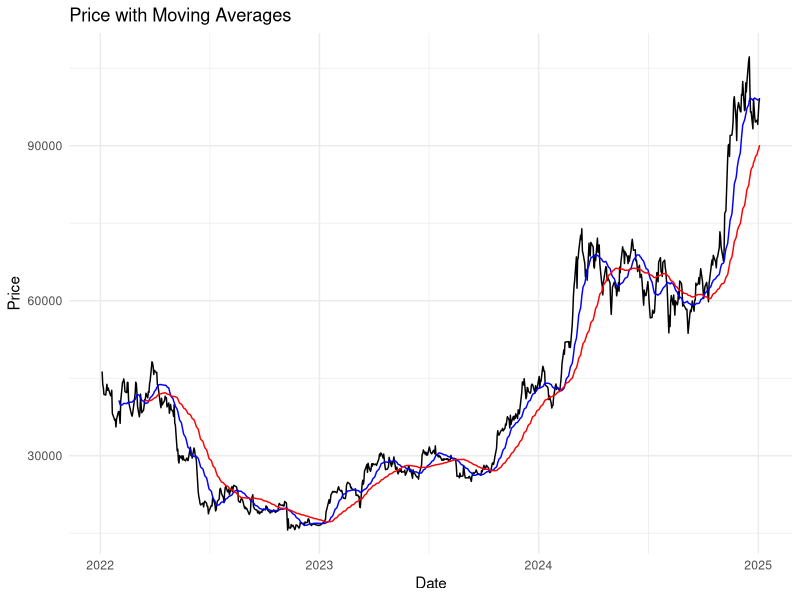
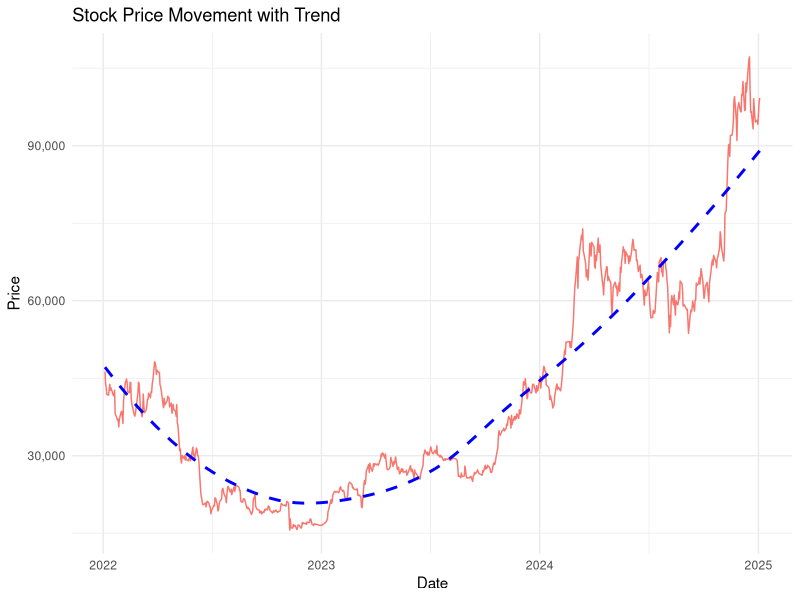
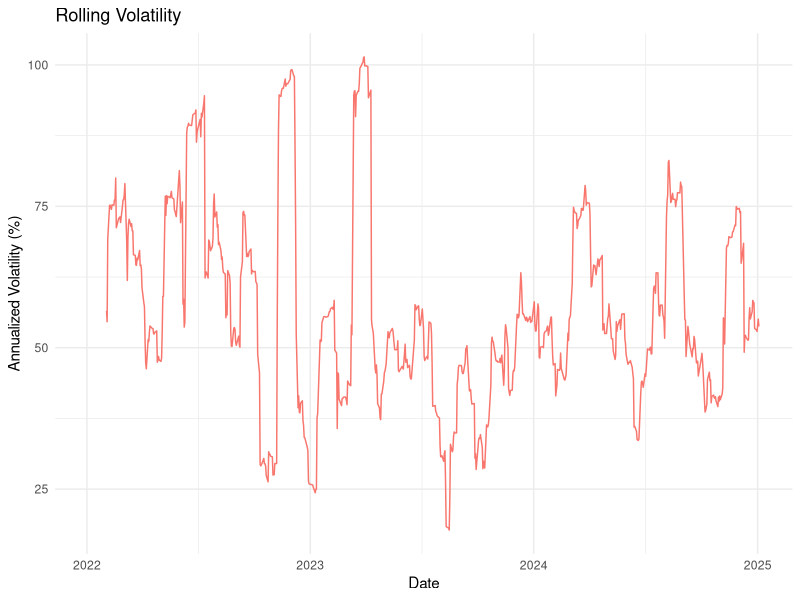
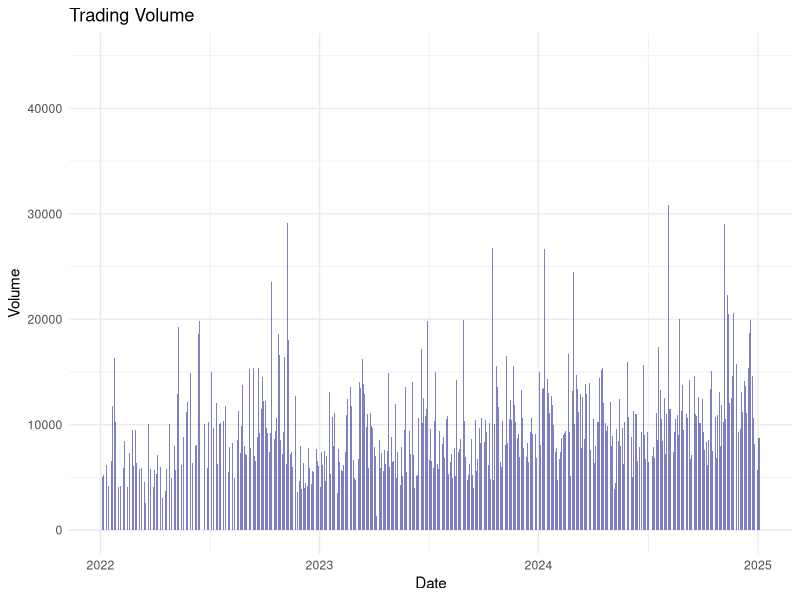

The R script that drew these images, in order:
library(ggplot2)
library(tidyverse)
library(zoo)
library(dplyr)

futures <- read.csv("BitcoinFutures.csv")
head(futures)

futures <- futures %>%
  mutate(
    Date = as.Date(Date, format = "%b %d, %Y"),
    Open = as.numeric(gsub(",", "", Open)),
    High = as.numeric(gsub(",", "", High)),
    Low = as.numeric(gsub(",", "", Low)),
    Close = as.numeric(gsub(",", "", Close)),
    Volume = as.numeric(gsub(",", "", Volume))
  ) %>%
  arrange(Date) 

futures <- futures %>%
  mutate(
    Daily_Return = (Close - lag(Close)) / lag(Close) * 100,
    Log_Return = log(Close / lag(Close)) * 100
  )

head(futures)

calc_rolling_vol <- function(x, n = 20) {
  sqrt(rollmean(x^2, k = n, fill = NA, align = "right") * 252)
}

futures$Rolling_Vol <- calc_rolling_vol(futures$Daily_Return)

futures$SMA_20 <- rollmean(futures$Close, k = 20, fill = NA, align = "right")
futures$SMA_50 <- rollmean(futures$Close, k = 50, fill = NA, align = "right")

head(futures, 50)

trend <- ggplot(futures, aes(x = Date)) +
  geom_line(aes(y = Close, color = "Price")) +
  geom_smooth(aes(y = Close), method = "loess", se = FALSE, color = "blue", linetype = "dashed") +
  scale_y_continuous(labels = scales::comma) +
  labs(title = "Stock Price Movement with Trend",
       y = "Price",
       x = "Date") +
  theme_minimal() +
  theme(legend.position = "none")

volatility <- ggplot(futures, aes(x = Date)) +
  geom_line(aes(y = Rolling_Vol, color = "20-day Volatility")) +
  labs(title = "Rolling Volatility",
       y = "Annualized Volatility (%)",
       x = "Date") +
  theme_minimal() +
  theme(legend.position = "none")

volume <- ggplot(futures, aes(x = Date)) +
  geom_bar(aes(y = Volume), stat = "identity", fill = "darkblue", alpha = 0.5) +
  labs(title = "Trading Volume",
       y = "Volume",
       x = "Date") +
  theme_minimal()

moving_averages <- ggplot(futures, aes(x = Date)) +
  geom_line(aes(y = Close, color = "Price")) +
  geom_line(aes(y = SMA_20, color = "20-day MA")) +
  geom_line(aes(y = SMA_50, color = "50-day MA")) +
  scale_color_manual(values = c("Price" = "black", "20-day MA" = "blue", "50-day MA" = "red")) +
  labs(title = "Price with Moving Averages",
       y = "Price",
       x = "Date") +
  theme_minimal() +
  theme(legend.position = "none")


summary_stats <- futures %>%
  summarise(
    Mean_Daily_Return = mean(Daily_Return, na.rm = TRUE),
    Std_Dev_Return = sd(Daily_Return, na.rm = TRUE),
    Annualized_Vol = Std_Dev_Return * sqrt(252),
    Max_Daily_Loss = min(Daily_Return, na.rm = TRUE),
    Max_Daily_Gain = max(Daily_Return, na.rm = TRUE),
    Average_Volume = mean(Volume, na.rm = TRUE),
    Median_Volume = median(Volume, na.rm = TRUE)
  )

print("Summary Statistics:")
print(summary_stats)

write.csv(futures, "futures_processed.csv", row.names = FALSE)